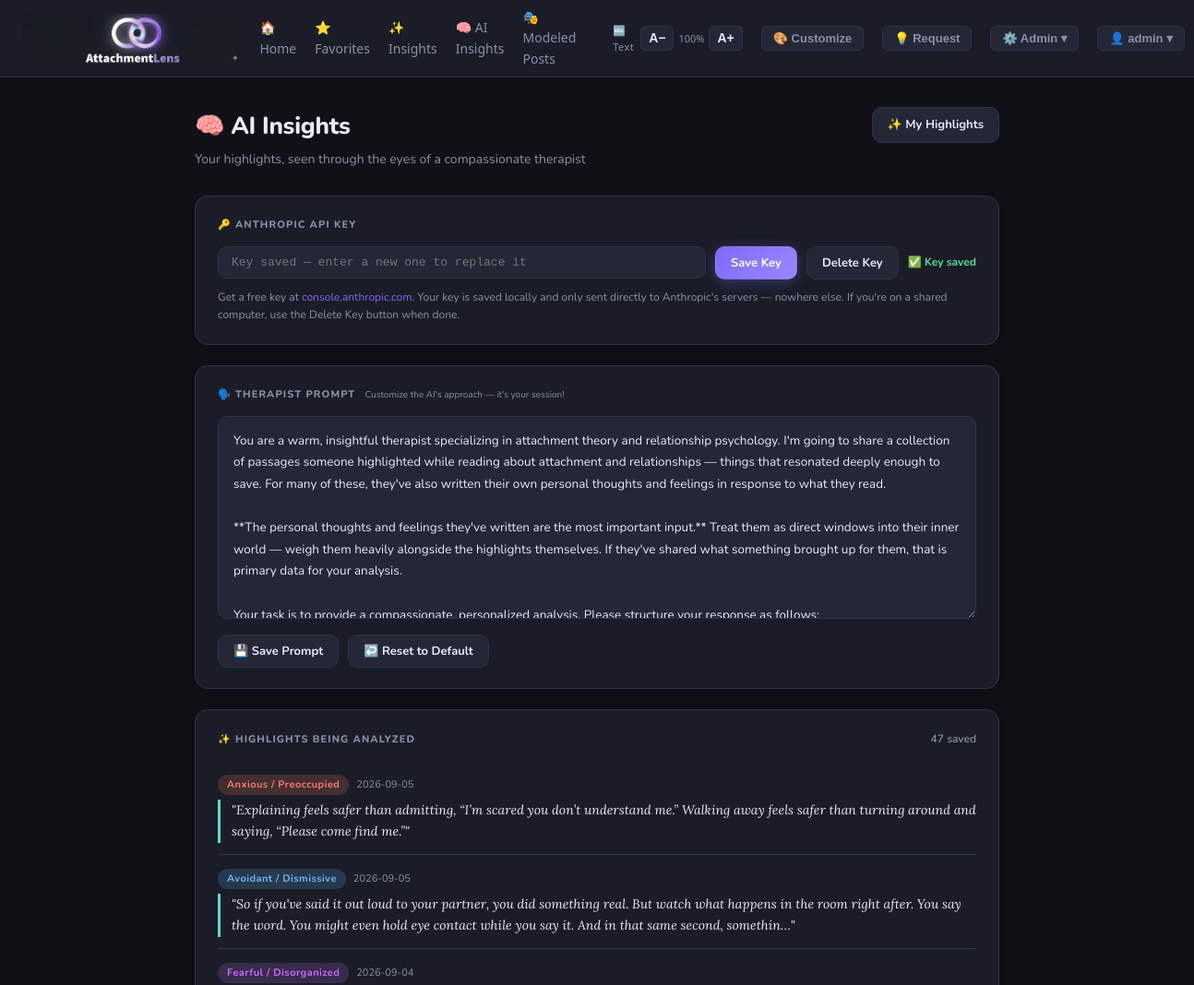
/ai-insights (signed in, upper part), run on an earlier commit of the app's database.
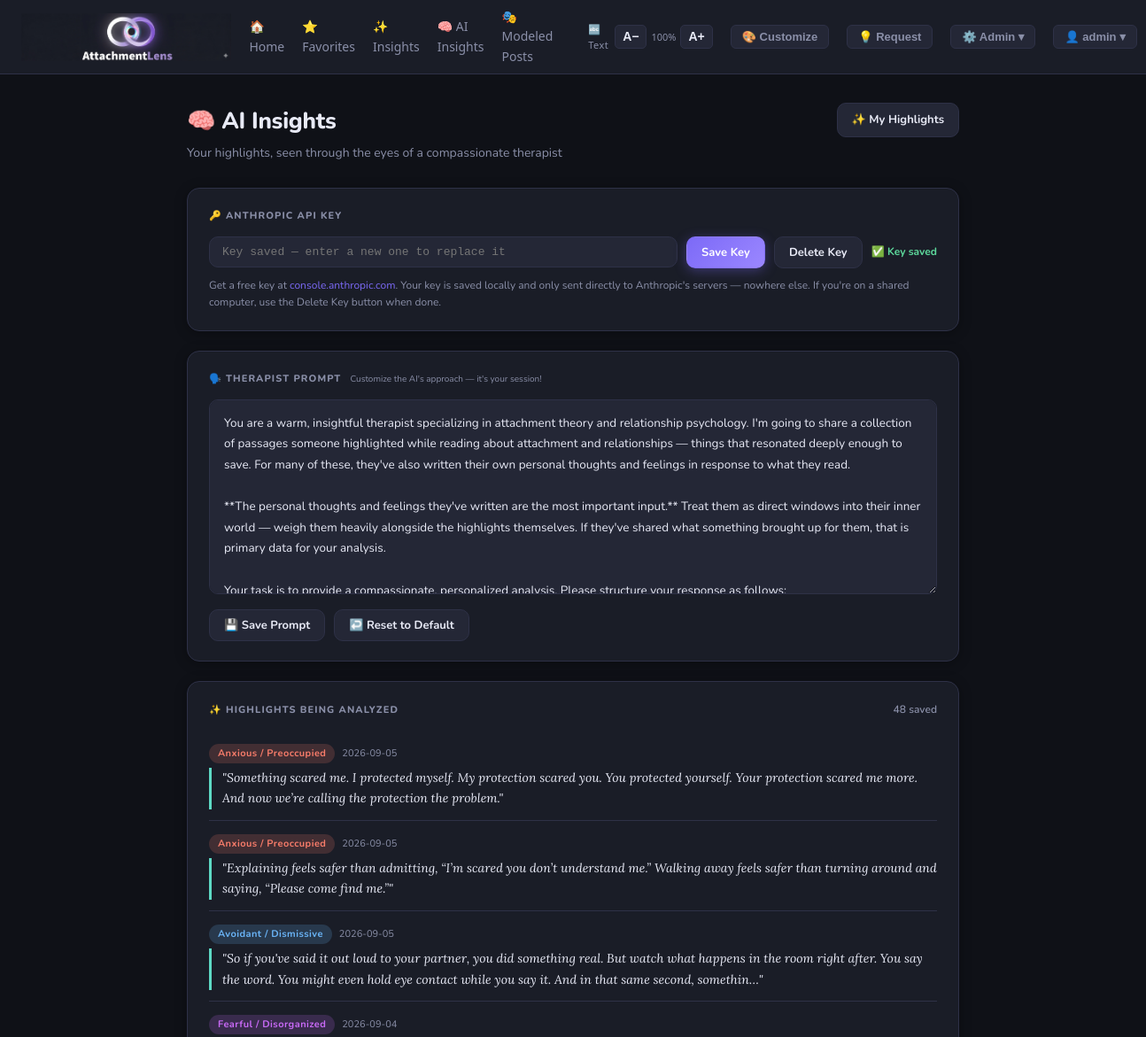
And on a later commit of the database.
### tables this page shows
CREATE TABLE users (
                id INTEGER PRIMARY KEY AUTOINCREMENT,
                username TEXT UNIQUE NOT NULL,
                password_hash TEXT NOT NULL,
                created_at TEXT DEFAULT (datetime('now'))
            );

CREATE TABLE settings (
                key TEXT PRIMARY KEY,
                value TEXT
            , user_id INTEGER NOT NULL DEFAULT 1);

CREATE TABLE insights (
                id INTEGER PRIMARY KEY AUTOINCREMENT,
                post_id INTEGER,
                highlighted_text TEXT NOT NULL,
                my_thoughts TEXT DEFAULT '',
                created_at TEXT DEFAULT (datetime('now'))
            , user_id INTEGER);

CREATE TABLE posts (
                id INTEGER PRIMARY KEY AUTOINCREMENT,
                original_text TEXT NOT NULL,
                revised_text TEXT,
                date_label TEXT,
                post_url TEXT,
                category TEXT NOT NULL,
                is_revised INTEGER DEFAULT 0,
                imported_at TEXT DEFAULT (datetime('now'))
            , popularity INTEGER DEFAULT 0, is_favorite INTEGER DEFAULT 0, likes INTEGER DEFAULT 0, comments INTEGER DEFAULT 0, date_label_locked INTEGER DEFAULT 0);

### app.py (the view)
@app.route('/ai-insights')
@login_required
def ai_insights_page():
    uid = current_user_id()
    search = request.args.get('q', '').strip()
    with get_db() as conn:
        rows = conn.execute('''
            SELECT i.id, i.post_id, i.highlighted_text, i.my_thoughts, i.created_at,
                   p.category, p.post_url
            FROM insights i
            LEFT JOIN posts p ON i.post_id = p.id
            WHERE i.user_id = ?
            ORDER BY i.id DESC
        ''', (uid,)).fetchall()
        if search:
            history = conn.execute(
                "SELECT * FROM ai_analyses WHERE user_id = ? AND (analysis_text LIKE ? OR feedback LIKE ?) ORDER BY id DESC",
                (uid, f'%{search}%', f'%{search}%')
            ).fetchall()
        else:
            history = conn.execute(
                'SELECT * FROM ai_analyses WHERE user_id = ? ORDER BY id DESC', (uid,)
            ).fetchall()
    api_key = get_setting('anthropic_api_key', '')
    saved_prompt = get_setting('ai_therapist_prompt', DEFAULT_THERAPIST_PROMPT)
    return render_template('ai_insights.html',
                           insights=rows,
                           history=history,
                           search=search,
                           api_key_set=bool(api_key),
                           saved_prompt=saved_prompt,
                           default_prompt=DEFAULT_THERAPIST_PROMPT,
                           has_anthropic=_has_anthropic)

### app.py (called while the page is built)
def get_db():
    conn = sqlite3.connect(DB)
    conn.row_factory = sqlite3.Row
    return conn

def current_user_id():
    return session.get('user_id', 1)

def login_required(f):
    @wraps(f)
    def decorated(*args, **kwargs):
        if 'user_id' not in session:
            if request.method != 'GET':
                return jsonify({'error': 'Session expired — please reload the page and log in again.'}), 401
            return redirect(url_for('login', next=request.path))
        return f(*args, **kwargs)
    return decorated

def get_setting(key, default='', user_id=None):
    uid = user_id if user_id is not None else current_user_id()
    if key == 'anthropic_api_key':
        env_val = os.getenv('ANTHROPIC_API_KEY')
        if env_val:
            return env_val
    elif key == 'github_token':
        env_val = os.getenv('GITHUB_TOKEN')
        if env_val:
            return env_val
    with get_db() as conn:
        row = conn.execute('SELECT value FROM settings WHERE user_id = ? AND key = ?', (uid, key)).fetchone()
        if not row:
            row = conn.execute('SELECT value FROM settings WHERE key = ? AND user_id = 1', (key,)).fetchone()
    return row['value'] if row else default

def get_all_users():
    with get_db() as conn:
        return conn.execute('SELECT id, username FROM users ORDER BY username').fetchall()

@app.context_processor
def inject_globals():
    try:
        users = get_all_users()
    except Exception as e:
        users = []
    return {'users': users, 'session': session}

### templates/ai_insights.html (shortened to what this page needs)
{% extends "base.html" %}
{% block content %}
<div class="ai-page">
  <div class="page-header">
    <div class="top-row">
      <div>
        <h1>🧠 AI Insights</h1>
        <div class="sub">Your highlights, seen through the eyes of a compassionate therapist</div>
      </div>
      <a href="/insights" class="btn-warm">✨ My Highlights</a>
    </div>
  </div>
  {% if not insights %}
  <div class="empty-state">
    <div class="big">💭</div>
    <p>No highlights saved yet.</p>
    <div class="hint">Open any post, highlight some text, and tap <strong>Save to Insights</strong>. Then come back here for your analysis!</div>
  </div>
  {% else %}
  <div class="card-warm">
    <div class="section-label">🔑 Anthropic API Key</div>
    <div class="api-row">
      <input type="password" class="api-input" id="api-key-input"
             placeholder="{{ 'Key saved — enter a new one to replace it' if api_key_set else 'Paste your API key here (sk-ant-...)' }}"
             autocomplete="off">
      <button class="btn-warm primary" onclick="saveApiKey()">Save Key</button>
      {% if api_key_set %}
        <button class="btn-warm danger" onclick="deleteApiKey()" id="delete-key-btn">Delete Key</button>
        <span class="key-saved">✅ Key saved</span>
      {% endif %}
    </div>
    <div class="api-hint">
      Get a free key at <a href="https://console.anthropic.com/settings/keys" target="_blank">console.anthropic.com</a>.
      Your key is saved locally and only sent directly to Anthropic's servers — nowhere else.
      If you're on a shared computer, use the Delete Key button when done.
    </div>
  </div>
  <div class="card-warm">
    <div class="section-label">🗣️ Therapist Prompt <span style="font-size:10px;font-weight:400;letter-spacing:0;text-transform:none;color:var(--muted);margin-left:4px">Customize the AI's approach — it's your session!</span></div>
    <textarea class="prompt-textarea" id="therapist-prompt">{{ saved_prompt }}</textarea>
    <div style="display:flex;gap:10px;margin-top:10px;flex-wrap:wrap;align-items:center">
      <button class="btn-warm" onclick="savePrompt()">💾 Save Prompt</button>
      <button class="btn-warm" onclick="resetPrompt()">↩️ Reset to Default</button>
    </div>
  </div>
  <div class="card-warm">
    <div class="section-label" style="justify-content:space-between">
      <span>✨ Highlights Being Analyzed</span>
      <span style="font-size:12px;font-weight:600;letter-spacing:0;text-transform:none;color:var(--muted)">{{ insights|length }} saved</span>
    </div>
    {% for ins in insights %}
    <div class="highlight-pill">
      <div class="highlight-meta">
        {% if ins.category %}
          {% set ck = ins.category.split('/')[0].strip().split(' ')[0] %}
          <span class="cat-badge cat-{{ ck }}">{{ ins.category }}</span>
        {% endif %}
        {% if ins.created_at %}
          <span style="font-size:11px;color:var(--muted)">{{ ins.created_at[:10] }}</span>
        {% endif %}
      </div>
      <div class="highlight-quote">"{{ ins.highlighted_text[:220] }}{% if ins.highlighted_text|length > 220 %}…{% endif %}"</div>
    </div>
    {% endfor %}
  </div>
  {% endif %}
</div>
{% endblock %}

### templates/base.html (shortened to what this page needs)
<!DOCTYPE html>
<html lang="en">
<head>
</head>
<body>
<nav>
  <a href="/" class="brand">
    <img src="/static/images/logo.png" alt="AttachmentLens" onerror="this.style.display='none';this.nextElementSibling.style.display='inline'">
  </a>
  <a href="/" class="nav-link">🏠 Home</a>
  <a href="/#favorites" class="nav-link">⭐ Favorites</a>
  <a href="/insights" class="nav-link">✨ Insights</a>
  <a href="/ai-insights" class="nav-link">🧠 AI Insights</a>
  <a href="/modeled-posts" class="nav-link">🎭 Modeled Posts</a>
  <div class="font-ctrl">
    <span class="font-label">🔤 Text</span>
    <button class="font-btn" onclick="adjustFont(-1)" title="Decrease font size">A−</button>
    <span class="font-size-display" id="font-size-display">15</span>
    <button class="font-btn" onclick="adjustFont(1)" title="Increase font size">A+</button>
  </div>
  <button class="cust-nav-btn" onclick="openCustomization()" title="Customize theme, fonts, and colors">🎨 Customize</button>
  <button class="fr-nav-btn" onclick="openFeatureRequest()">💡 Request</button>
  <div class="nav-menu" id="admin-menu">
    <button class="nav-menu-btn" onclick="toggleMenu('admin-dropdown', event)">⚙️ Admin ▾</button>
  </div>
  {% if session.get('username') %}
  <div class="nav-menu" id="user-menu">
    <button class="nav-menu-btn" onclick="toggleMenu('user-dropdown', event)">👤 {{ session.get('username') }} ▾</button>
  </div>
  {% endif %}
</nav>
<div id="page-content">{% block content %}{% endblock %}</div>
</body>
</html>

### templates/base.html (style rules this page uses)
:root { --bg: #0f1117; --surface: #1a1d27; --surface2: #242736; --border: #2e3147; --accent: #7c6af7; --accent2: #5dd9c4; --text: #e8eaf6; --muted: #8a8fa8; --anxious: #f77c6a; --avoidant: #6ab4f7; --fearful: #c96af7; --secure: #5dd99c; --healing: #f7c96a; --general: #8a8fa8; --revised-badge: #f7a26a; --radius: 10px; --shadow: 0 2px 12px rgba(0,0,0,0.4); --font-family: 'Segoe UI', system-ui, sans-serif; --base-font-size: 15px; }
* { box-sizing: border-box; margin: 0; padding: 0; }
body { background: var(--bg); color: var(--text); font-family: var(--font-family); font-size: var(--base-font-size); line-height: 1.6; }
a { color: var(--accent); text-decoration: none; }
nav { position: sticky; top: 0; z-index: 200; background: var(--surface); border-bottom: 1px solid var(--border); padding: 8px 24px; display: flex; align-items: center; gap: 20px; min-height: 70px; }
.font-ctrl { display: flex; align-items: center; gap: 5px; }
.font-label { font-size: 11px; color: var(--muted); letter-spacing: .04em; margin-right: 2px; }
.font-btn { background: var(--surface2); border: 1px solid var(--border); color: var(--text); border-radius: 5px; cursor: pointer; padding: 2px 8px; font-size: 14px; font-weight: 700; line-height: 1.5; transition: border-color .15s; }
.font-size-display { font-size: 11px; color: var(--muted); min-width: 28px; text-align: center; }
nav .brand { display: flex; align-items: center; text-decoration: none; }
nav .brand img { height: 54px; width: auto; }
nav a.nav-link { color: var(--muted); font-size: 14px; }
.cat-badge { display: inline-block; padding: 2px 10px; border-radius: 20px; font-size: 11px; font-weight: 700; letter-spacing: .04em; }
.cat-Anxious { background: rgba(247,124,106,.18); color: var(--anxious); }
.cat-Avoidant { background: rgba(106,180,247,.18); color: var(--avoidant); }
.cat-Fearful { background: rgba(201,106,247,.18); color: var(--fearful); }
.nav-menu { position: relative; }
.nav-menu-btn { background: var(--surface2); border: 1px solid var(--border); color: var(--muted); border-radius: 6px; cursor: pointer; padding: 5px 12px; font-size: 13px; font-weight: 600; transition: border-color .15s, color .15s; white-space: nowrap; }
.fr-nav-btn { background: var(--surface2); border: 1px solid var(--border); color: var(--muted); border-radius: 6px; cursor: pointer; padding: 5px 12px; font-size: 13px; font-weight: 600; transition: border-color .15s, color .15s; white-space: nowrap; }
.cust-nav-btn { background: var(--surface2); border: 1px solid var(--border); color: var(--muted); border-radius: 6px; cursor: pointer; padding: 5px 12px; font-size: 13px; font-weight: 600; transition: border-color .15s, color .15s; white-space: nowrap; }

What changed in the data, as far as the page shows it:
added insights: category "Anxious / Preoccupied", created_at "2026-09-05", highlighted_text "Something scared me. I protected myself. My protection scared you. You protected yourself. Your protection scared me more. And now we’re calling the protection the problem."
Also different on the page:
{{ insights|length }}: "47" → "48"
